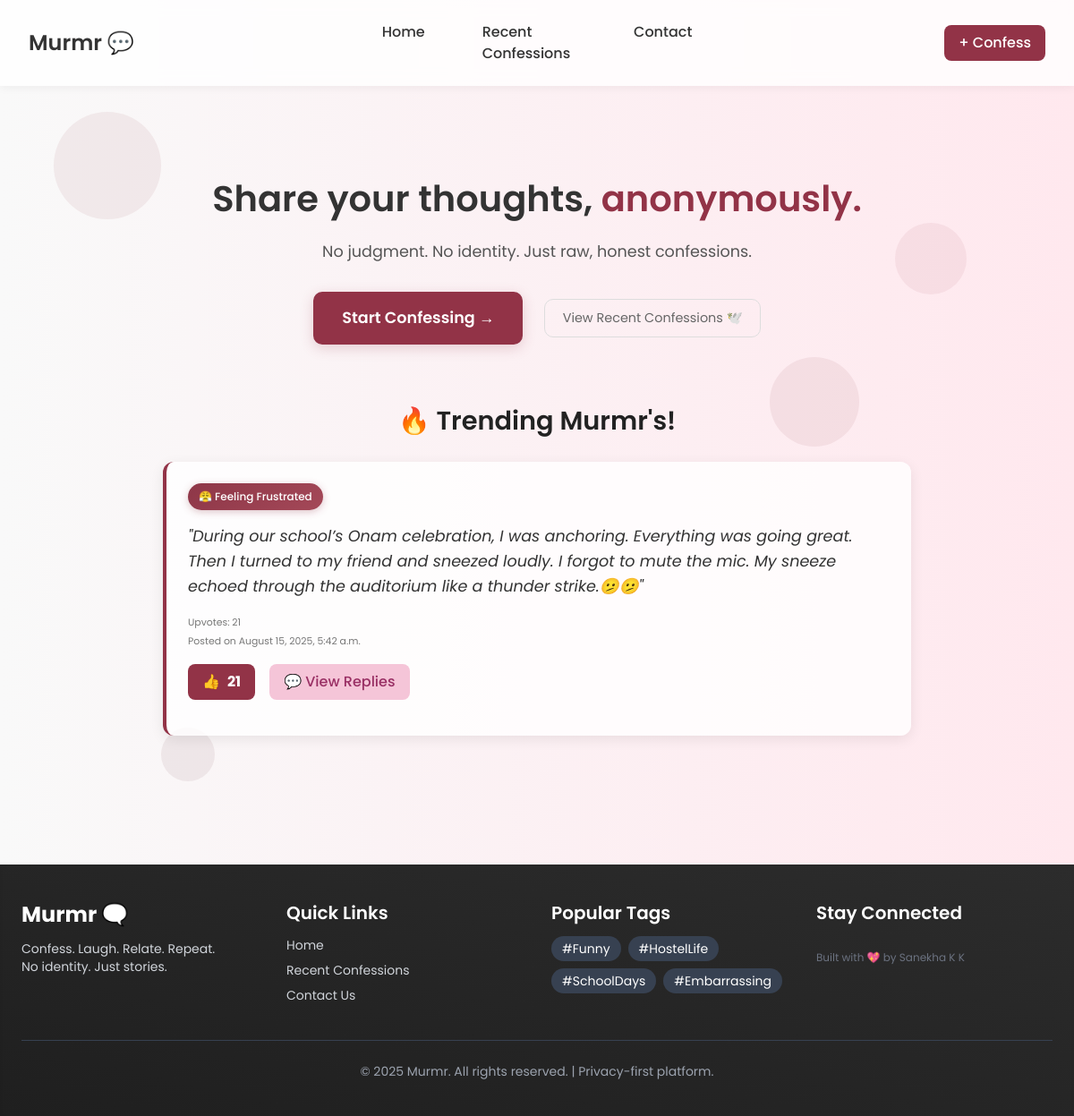
The page / on the database its author committed.
### core/models.py (models this page shows, shortened)
class Confession(models.Model):
    MOOD_CHOICES = [
        ('😊', 'Happy'),
        ('😢', 'Sad'),
        ('😰', 'Anxious'),
        ('😤', 'Frustrated'),
        ('🤔', 'Confused'),
        ('❤️', 'Loved'),
    ]
    mood = models.CharField(max_length=10, choices=MOOD_CHOICES, blank=True, null=True)
    message = models.TextField()
    created_at = models.DateTimeField(auto_now_add=True)
    upvotes = models.PositiveIntegerField(default=0)
    is_trending = models.BooleanField(default=False)  # Add this field

### core/views.py (the view)
# urls.py: path('', views.home, name='home'),
def home(request):
    trending_confessions = Confession.objects.filter(
        Q(is_trending=True) | Q(upvotes__gt=10)
    ).order_by('-upvotes', '-created_at')
    return render(request, 'core/home.html', {
        'trending': trending_confessions,
    })

### core/templates/core/home.html (shortened to what this page needs)
{% extends 'core/base.html' %}
{% block content %}
<section class="hero animate-fade-in-scale">
  <h1>Share your thoughts, <span>anonymously.</span></h1>
  <p>No judgment. No identity. Just raw, honest confessions.</p>
  <div class="hero-buttons">
    <a class="cta-button primary" href="{% url 'post_confession' %}">Start Confessing →</a>
    <a class="cta-button secondary" href="{% url 'recent_confessions' %}">View Recent Confessions 🕊️</a>
  </div>
</section>
<div class="trending-section animate-slide-in-up">
  <h2 class="font-semibold">🔥 Trending Murmr's!</h2>
  {% if trending %}
  <div class="confession-list ">
    {% for confession in trending %}
    <div class="confession-card ">
      {% if confession.mood %}
      <div class="confession-mood">
        <span class="mood-badge">{{ confession.mood }} Feeling {{ confession.get_mood_display }}</span>
      </div>
      {% endif %}
      <p class="confession-text">"{{ confession.message }}"</p>
      <div class="confession-meta">
        <small>Upvotes: {{ confession.upvotes }}</small><br />
        <small>Posted on {{ confession.created_at|date:"F j, Y, g:i a" }}</small>
      </div>
      <div class="confession-actions">
        <form
          action="{% url 'upvote_confession' confession.id %}"
          method="post"
          style="display: inline"
        >
          <button
            class="upvote-btn"
            onclick="upvoteConfession('{{ confession.id }}'); return false"
          >
            👍
            <span id="upvote-count-{{ confession.id }}">{{ confession.upvotes }}</span>
          </button>
        </form>
        <button
          class="toggle-replies-btn"
          onclick="toggleReplies('{{ confession.id }}')"
        >
          💬 View Replies
        </button>
      </div>
    </div>
    {% endfor %}
  </div>
  {% else %}
  <div class="empty-state">
    <p>No trending confessions yet. Be the first to create something amazing!</p>
  </div>
  {% endif %}
</div>
{% endblock %}

### core/static/css/style.css (style rules this page uses)
.animate-slide-in-up { animation: slide-in-up 0.8s ease-out forwards; }
.animate-fade-in-scale { animation: fade-in-scale 1s ease-out forwards; }
body { font-family: "Poppins", sans-serif; background: linear-gradient(to right, #f9f9f9, #ffe8ee); margin: 0; padding: 0; color: #333; }
.hero { text-align: center; padding: 4rem 2rem; }
.hero h1 { font-size: 2.5rem; font-weight: 600; }
.hero h1 span { color: #923347; }
.hero p { margin: 1rem 0; font-size: 1.1rem; color: #555; }
.trending-section { margin-bottom: 2rem; }
.trending-section h2 { margin-bottom: 1.5rem; font-size: 1.8rem; color: #222; text-align: center; }
.confession-list { display: flex; flex-direction: column; gap: 1.5rem; }
.confession-card { background: #ffffffcc; backdrop-filter: blur(6px); border-left: 4px solid #923347; padding: 1.5rem; border-radius: 12px; box-shadow: 0 4px 15px rgba(0, 0, 0, 0.08); transition: transform 0.2s ease, box-shadow 0.2s ease; }
.confession-text { font-style: italic; color: #333; font-size: 1.1rem; line-height: 1.6; margin-bottom: 1rem; }
.confession-meta { margin-bottom: 1rem; color: #777; font-size: 0.85rem; }
.confession-actions { display: flex; gap: 1rem; align-items: center; margin-bottom: 1rem; }
.upvote-btn { background-color: #923347; border: none; padding: 8px 16px; font-weight: bold; border-radius: 8px; cursor: pointer; color: white; transition: all 0.2s ease; display: flex; align-items: center; gap: 0.5rem; }
.toggle-replies-btn { background:#F5C5D8; border: none; padding: 8px 16px; font-weight: 500; border-radius: 8px; cursor: pointer; color: #992f64; transition: all 0.2s ease; }
.hero-buttons { display: flex; gap: 1.5rem; justify-content: center; align-items: center; flex-wrap: wrap; margin-top: 2rem; }
.cta-button { border-radius: 10px; font-weight: 500; text-decoration: none; transition: all 0.3s ease; display: inline-block; }
.cta-button.primary { padding: 1rem 2rem; background-color: #923347; color: #fff; font-size: 1.1rem; font-weight: 600; box-shadow: 0 4px 15px rgba(146, 51, 71, 0.2); }
.cta-button.secondary { padding: 0.6rem 1.2rem; background-color: transparent; color: #666; border: 1px solid #ddd; font-size: 0.9rem; font-weight: 400; }

### core/templates/core/home.html (style rules this page uses)
.confession-mood { margin-bottom: 15px; }
.mood-badge { display: inline-block; background: linear-gradient(135deg, #8E3748 0%, #A44858 100%); color: white; padding: 6px 12px; border-radius: 20px; font-size: 12px; font-weight: 500; box-shadow: 0 2px 8px rgba(142, 55, 72, 0.3); }

### rows shown on the page
Confession: mood "😤", mood "Frustrated", message "During our school’s Onam celebration, I was anchoring. Everything was going great. Then I turned to my friend and sneezed loudly. I forgot to mute the mic. My sneeze echoed through the auditorium like a thunder strike.🫤🫤", upvotes "21", created_at "August 15, 2025, 5:42 a.m."
